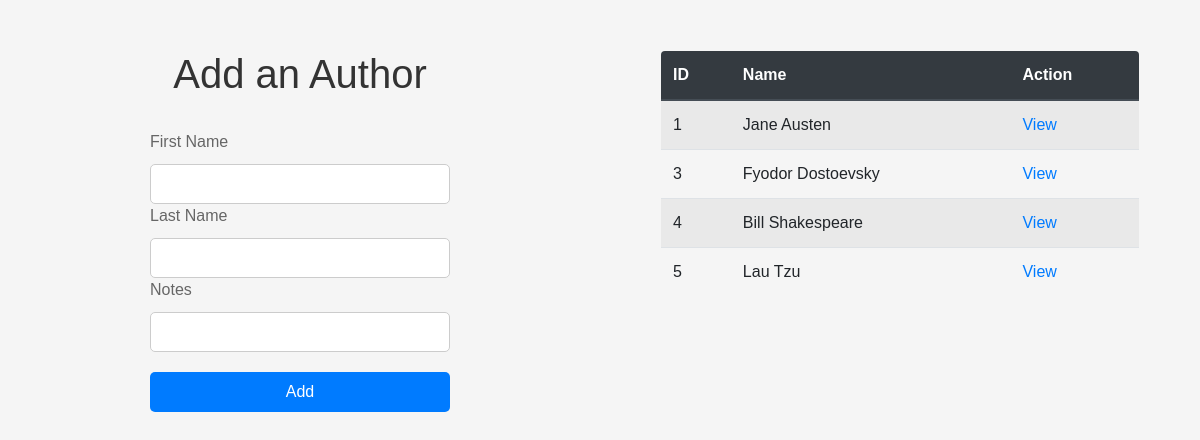
Page /add_author on the earlier database version.
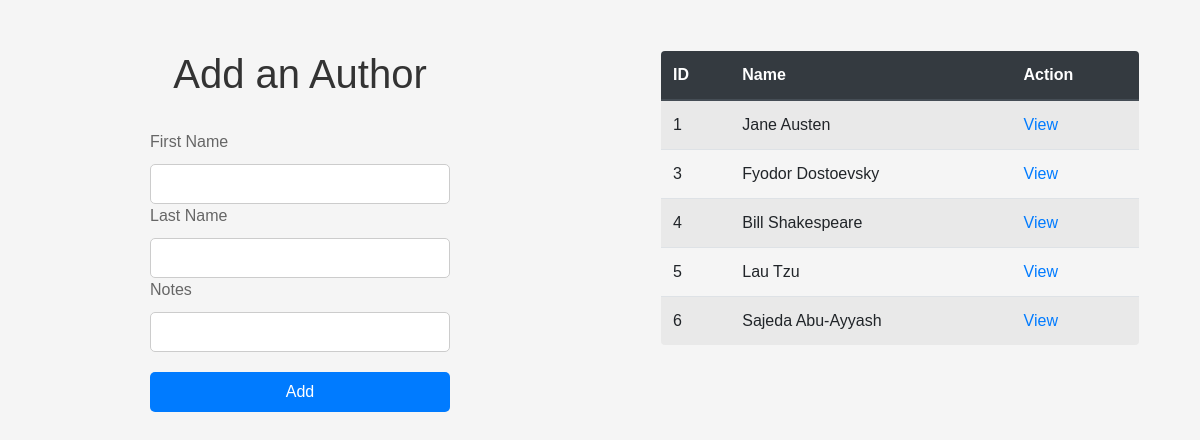
Same page on the later database version.
### books_authors_app/models.py (models this page shows)
class Author(models.Model):
    first_name = models.CharField(max_length=45)
    last_name = models.CharField(max_length=45)
    books = models.ManyToManyField(Book, related_name='authors')
    notes = models.TextField()
    created_at = models.DateTimeField(auto_now_add=True)
    updated_at = models.DateTimeField(auto_now=True)

### books_authors_app/views.py (the view)
# urls.py: path('add_author', views.add_author),
def add_author(request):
    context= {
        'authors': models.Author.objects.all()
    }
    return render(request, 'add_author.html', context)

### books_authors_app/templates/add_author.html (shortened to what this page needs)
{% load static %} {% load static %}
<!DOCTYPE html>
<html lang="en">
  <head>
    <link
      rel="stylesheet"
      href="https://stackpath.bootstrapcdn.com/bootstrap/4.3.1/css/bootstrap.min.css"
    />
    <link rel="stylesheet" href="{% static 'css/add_author.css' %}" />
  </head>
  <body>
    <div class="div-1">
      <h1>Add an Author</h1>
      <br />
      <form action="/submit_author" method="post">
        <label for="first_name"> First Name</label>
        <input type="text" name="first_name" required />
        <br />
        <label for="last_name">Last Name</label>
        <input type="text" name="last_name" required />
        <br />
        <label for="notes">Notes</label>
        <input type="text" name="notes" id="" />
        <button type="submit">Add</button>
      </form>
    </div>
    <div class="div-2">
      <table class="table table-striped">
        <thead class="thead-dark">
          <tr>
            <th>ID</th>
            <th>Name</th>
            <th>Action</th>
          </tr>
        </thead>
        <tbody>
          {% for author in authors %}
          <tr>
            <td>{{ author.id }}</td>
            <td>{{ author.first_name }} {{ author.last_name }}</td>
            <td><a href="/authors/{{ author.id }}">View</a></td>
          </tr>
          {% endfor %}
        </tbody>
      </table>
    </div>
  </body>
</html>

### books_authors_app/static/css/add_author.css (style rules this page uses)
body { background-color: #f5f5f5; font-family: Arial, sans-serif; display: flex; justify-content: space-around; margin-top: 50px; }
.div-1 { width: 50%; display: flex; flex-direction: column; align-items: center; margin-bottom: 50px; }
.div-1 h1 { color: #333; }
.div-1 form { width: 50%; }
.div-1 label { display: block; margin-bottom: 10px; color: #666; }
.div-1 input { width: 100%; height: 40px; border-radius: 5px; border: 1px solid #ccc; padding: 0 10px; box-sizing: border-box; font-size: 16px; }
.div-1 button { width: 100%; height: 40px; background-color: #007bff; color: #fff; border: none; border-radius: 5px; font-size: 16px; cursor: pointer; margin-top: 20px; }
.div-2 { width: 50%; }
.table { border: 1px solid #ccc; border-radius: 5px; overflow: hidden; margin: 0 auto; width: 80%; }
a { color: #007bff; text-decoration: none; }

Differences in the rows shown:
added Author: id "6", first_name "Sajeda", last_name "Abu-Ayyash"
